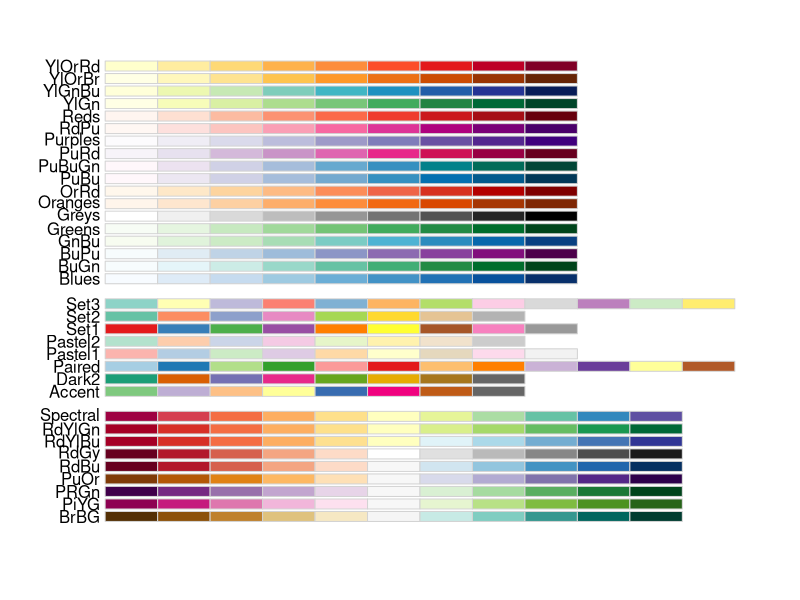
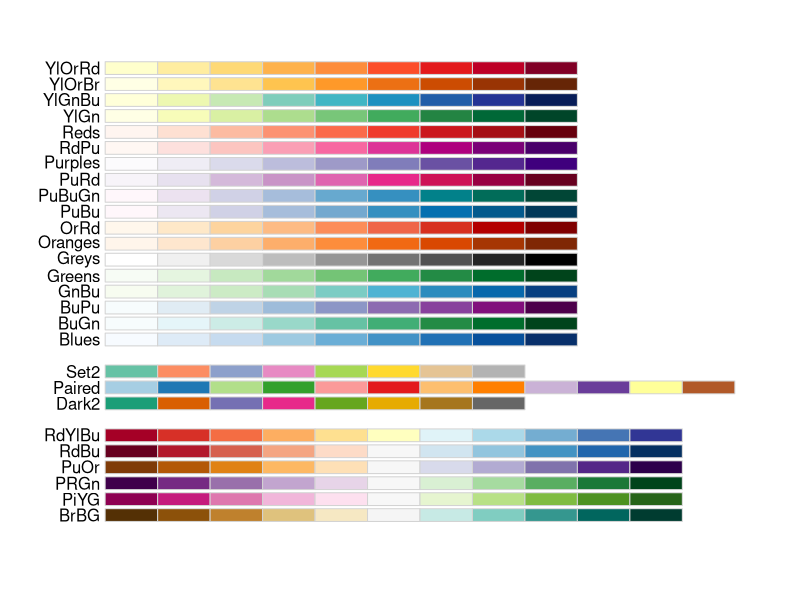
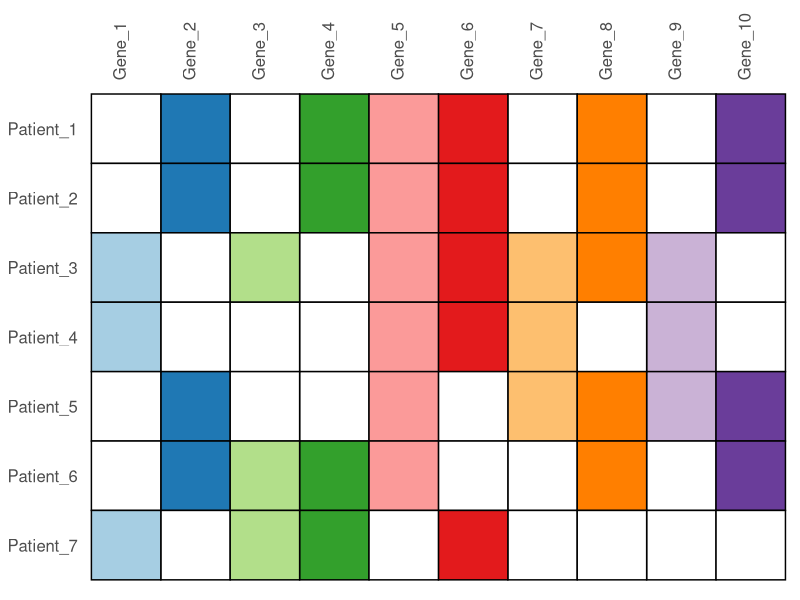

Generate these figures, in order, with R:
# This script is an example about how to plot a heatmap with categorical data

# Install packages (in case those haven't been installed before)
#install.packages("ggplot2")
#install.packages("dplyr")
#install.packages("tidyR")
#install.packages("RColorBrewer")

# Load packages
library(ggplot2)
library(dplyr)
library(tidyr)
library(RColorBrewer)

# Load data
setwd("~/GitHub/UGRA---Oscar-Repository/Plots/Categorical_heatmap") # Move to data location
data <- read.csv2("Categorical_heatmap_example.csv",stringsAsFactors = FALSE)
head(data)

# Transform to long format
data_tidy<- data %>% tidyr::gather(Variable, Category, 1:10) # Number of variables, always put the in ID the last column
head(data_tidy)

# Transform to factors
data_tidy$Sample <- factor(data_tidy$Sample, levels = rev(paste0("Patient_", 1:7))) # Samples to factors
data_tidy$Variable <- factor(data_tidy$Variable, levels = paste0("Gene_", 1:10)) # Variables to factors

colours_vector = c() # This loop create different categories for each column
for (i in 1:nrow(data_tidy)){
  temp = 0
  if (data_tidy[i,"Category"] > 0){
    temp = as.numeric(data_tidy[i,"Variable"])
  }
  colours_vector = c(colours_vector,temp)
}

data_tidy$Colours <- factor(colours_vector) # Number to categorical
head(data_tidy)

# Colour palette
par(mar=c(3,4,2,2))
display.brewer.all()
display.brewer.all(colorblindFriendly = TRUE)

colour_palette <- brewer.pal(12, "Paired") # Select the palette according to the number of variables
colour_palette

# Create plot
ggplot(data_tidy, aes(x=Variable, y=Sample, fill=Colours)) +
  geom_tile(color="black", size=0.5) + # Line colours and size
  coord_equal() +
  labs(x=NULL, y=NULL) +  # Remove labs (title="Mutation spectrum of nn cases")
  theme(axis.ticks = element_blank(), # Remove ticks in the axis
        axis.text = element_text(size=12), # Size labels text
        axis.text.x = element_text(angle = 90, hjust = 0), # X labels angle and aligned to the bottom
        legend.position = "none", # Remove legends
        panel.grid.major = element_blank(), panel.grid.minor = element_blank(),
        panel.background = element_blank()) + # Remove background lines
  scale_x_discrete(position = "top") + # Move X labels to top
  scale_fill_manual(values = c("#FFFFFF", colour_palette))
